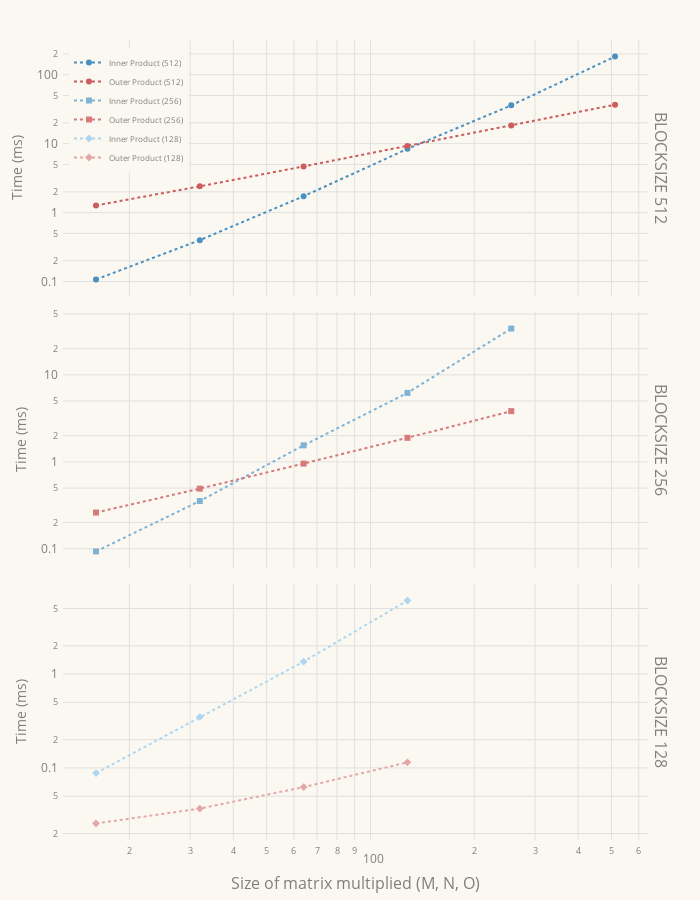

Notebook source saved alongside this figure:
### Code cell
import plotly.graph_objects as go
from plotly.subplots import make_subplots

# Data remains the same...

# Create the figure
fig = make_subplots(rows=3, cols=1, shared_xaxes=True, 
                    row_titles=["BLOCKSIZE 512", "BLOCKSIZE 256", "BLOCKSIZE 128"],
                    x_title="Size of matrix multiplied (M, N, O)", vertical_spacing=0.02)

# Add traces for BLOCKSIZE 512
fig.add_trace(go.Scatter(x=size_512, y=inner_product_512,
                         mode='lines+markers',
                         name='Inner Product (512)',
                         line=dict(color='#4A90C0', dash='dot'),
                         marker=dict(symbol='circle')),
                         row=1, col=1)
fig.add_trace(go.Scatter(x=size_512, y=outer_product_512,
                         mode='lines+markers',
                         name='Outer Product (512)',
                         line=dict(color='#CD5C5C', dash='dot'),
                         marker=dict(symbol='circle')),
                         row=1, col=1)

# Add traces for BLOCKSIZE 256
fig.add_trace(go.Scatter(x=size_256, y=inner_product_256,
                         mode='lines+markers',
                         name='Inner Product (256)',
                         line=dict(color='#7FB3D5', dash='dot'),
                         marker=dict(symbol='square')),
                         row=2, col=1)
fig.add_trace(go.Scatter(x=size_256, y=outer_product_256,
                         mode='lines+markers',
                         name='Outer Product (256)',
                         line=dict(color='#D67A7A', dash='dot'),
                         marker=dict(symbol='square')),
                         row=2, col=1)

# Add traces for BLOCKSIZE 128
fig.add_trace(go.Scatter(x=size_128, y=inner_product_128,
                         mode='lines+markers',
                         name='Inner Product (128)',
                         line=dict(color='#AED6F1', dash='dot'),
                         marker=dict(symbol='diamond')),
                         row=3, col=1)
fig.add_trace(go.Scatter(x=size_128, y=outer_product_128,
                         mode='lines+markers',
                         name='Outer Product (128)',
                         line=dict(color='#E4A7A7', dash='dot'),
                         marker=dict(symbol='diamond')),
                         row=3, col=1)

# Update layout
fig.update_layout(
    width=700,
    height=900,
    margin=dict(l=40, r=40, b=60, t=40, pad=4),
    font=dict(family="Open Sans", color="#7f7f7f"),
    plot_bgcolor="#FAF8F1",
    paper_bgcolor="#FAF8F1",
    legend=dict(
        bgcolor="#FAF8F1",
        x=0.01,
        y=0.99,
        font=dict(size=8)
    )
)

# Update axes
fig.update_xaxes(type="log", gridcolor="#E0E0E0")
fig.update_yaxes(title="Time (ms)", type="log", gridcolor="#E0E0E0")

fig.show()

### Figure 1 — Plotly figure (JSON) as saved in the notebook; plotly's stock layout.template omitted (floating-point values rounded to 4 significant figures)
{"data": [{"line": {"color": "#4A90C0", "dash": "dot"}, "marker": {"symbol": "circle"}, "mode": "lines+markers", "name": "Inner Product (512)", "type": "scatter", "x": [16, 32, 64, 128, 256, 512], "xaxis": "x", "y": [0.1075, 0.3994, 1.729, 8.397, 35.88, 182.9], "yaxis": "y"}, {"line": {"color": "#CD5C5C", "dash": "dot"}, "marker": {"symbol": "circle"}, "mode": "lines+markers", "name": "Outer Product (512)", "type": "scatter", "x": [16, 32, 64, 128, 256, 512], "xaxis": "x", "y": [1.271, 2.404, 4.673, 9.216, 18.35, 36.71], "yaxis": "y"}, {"line": {"color": "#7FB3D5", "dash": "dot"}, "marker": {"symbol": "square"}, "mode": "lines+markers", "name": "Inner Product (256)", "type": "scatter", "x": [16, 32, 64, 128, 256], "xaxis": "x2", "y": [0.09318, 0.3543, 1.546, 6.205, 34.08], "yaxis": "y2"}, {"line": {"color": "#D67A7A", "dash": "dot"}, "marker": {"symbol": "square"}, "mode": "lines+markers", "name": "Outer Product (256)", "type": "scatter", "x": [16, 32, 64, 128, 256], "xaxis": "x2", "y": [0.2611, 0.4915, 0.9544, 1.888, 3.826], "yaxis": "y2"}, {"line": {"color": "#AED6F1", "dash": "dot"}, "marker": {"symbol": "diamond"}, "mode": "lines+markers", "name": "Inner Product (128)", "type": "scatter", "x": [16, 32, 64, 128], "xaxis": "x3", "y": [0.08806, 0.3492, 1.357, 6.077], "yaxis": "y3"}, {"line": {"color": "#E4A7A7", "dash": "dot"}, "marker": {"symbol": "diamond"}, "mode": "lines+markers", "name": "Outer Product (128)", "type": "scatter", "x": [16, 32, 64, 128], "xaxis": "x3", "y": [0.0256, 0.03686, 0.06246, 0.1147], "yaxis": "y3"}], "layout": {"annotations": [{"font": {"size": 16}, "showarrow": false, "text": "BLOCKSIZE 512", "textangle": 90, "x": 0.98, "xanchor": "left", "xref": "paper", "y": 0.84, "yanchor": "middle", "yref": "paper"}, {"font": {"size": 16}, "showarrow": false, "text": "BLOCKSIZE 256", "textangle": 90, "x": 0.98, "xanchor": "left", "xref": "paper", "y": 0.5, "yanchor": "middle", "yref": "paper"}, {"font": {"size": 16}, "showarrow": false, "text": "BLOCKSIZE 128", "textangle": 90, "x": 0.98, "xanchor": "left", "xref": "paper", "y": 0.16, "yanchor": "middle", "yref": "paper"}, {"font": {"size": 16}, "showarrow": false, "text": "Size of matrix multiplied (M, N, O)", "x": 0.49, "xanchor": "center", "xref": "paper", "y": 0, "yanchor": "top", "yref": "paper", "yshift": -30}], "font": {"color": "#7f7f7f", "family": "Open Sans"}, "height": 900, "legend": {"bgcolor": "#FAF8F1", "font": {"size": 8}, "x": 0.01, "y": 0.99}, "margin": {"b": 60, "l": 40, "pad": 4, "r": 40, "t": 40}, "paper_bgcolor": "#FAF8F1", "plot_bgcolor": "#FAF8F1", "width": 700, "xaxis": {"anchor": "y", "domain": [0, 0.98], "gridcolor": "#E0E0E0", "matches": "x3", "showticklabels": false, "type": "log"}, "xaxis2": {"anchor": "y2", "domain": [0, 0.98], "gridcolor": "#E0E0E0", "matches": "x3", "showticklabels": false, "type": "log"}, "xaxis3": {"anchor": "y3", "domain": [0, 0.98], "gridcolor": "#E0E0E0", "type": "log"}, "yaxis": {"anchor": "x", "domain": [0.68, 1], "gridcolor": "#E0E0E0", "title": {"text": "Time (ms)"}, "type": "log"}, "yaxis2": {"anchor": "x2", "domain": [0.34, 0.66], "gridcolor": "#E0E0E0", "title": {"text": "Time (ms)"}, "type": "log"}, "yaxis3": {"anchor": "x3", "domain": [0, 0.32], "gridcolor": "#E0E0E0", "title": {"text": "Time (ms)"}, "type": "log"}}}
